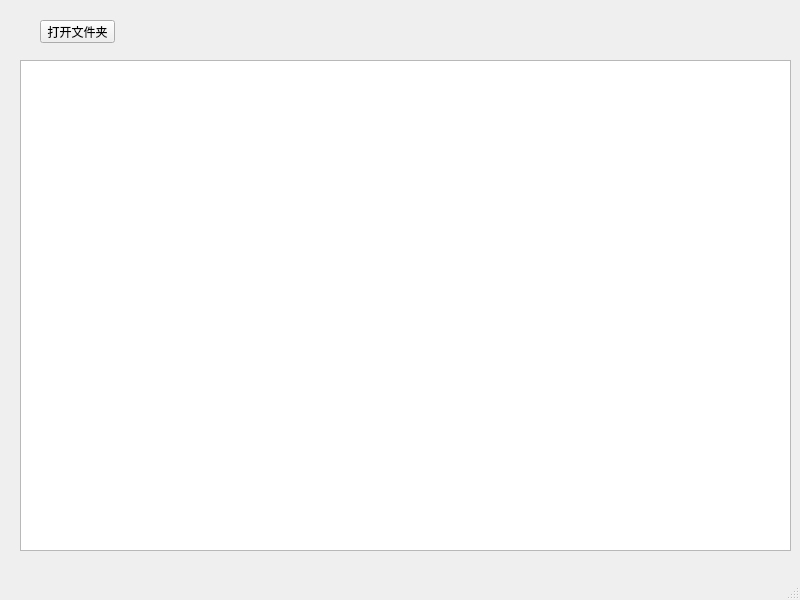
<?xml version="1.0" encoding="UTF-8"?>
<ui version="4.0">
 <class>MainWindow</class>
 <widget class="QMainWindow" name="MainWindow">
  <property name="geometry">
   <rect>
    <x>0</x>
    <y>0</y>
    <width>800</width>
    <height>600</height>
   </rect>
  </property>
  <property name="windowTitle">
   <string>MainWindow</string>
  </property>
  <widget class="QWidget" name="centralwidget">
   <widget class="QPushButton" name="pushButton">
    <property name="geometry">
     <rect>
      <x>40</x>
      <y>20</y>
      <width>75</width>
      <height>23</height>
     </rect>
    </property>
    <property name="text">
     <string>打开文件夹</string>
    </property>
   </widget>
   <widget class="QPlainTextEdit" name="textEditDevice">
    <property name="geometry">
     <rect>
      <x>20</x>
      <y>60</y>
      <width>771</width>
      <height>491</height>
     </rect>
    </property>
   </widget>
  </widget>
  <widget class="QMenuBar" name="menubar">
   <property name="geometry">
    <rect>
     <x>0</x>
     <y>0</y>
     <width>800</width>
     <height>23</height>
    </rect>
   </property>
  </widget>
  <widget class="QStatusBar" name="statusbar"/>
 </widget>
 <resources/>
 <connections/>
</ui>
